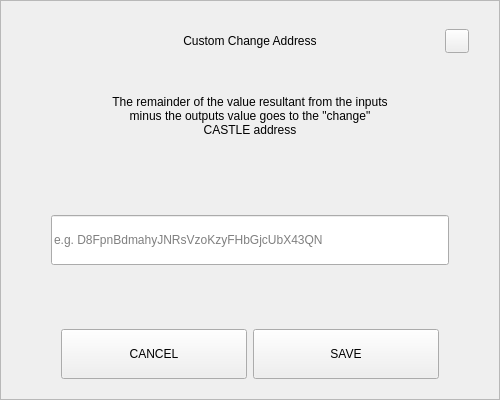
<?xml version="1.0" encoding="UTF-8"?>
<ui version="4.0">
 <class>SendChangeAddressDialog</class>
 <widget class="QDialog" name="SendChangeAddressDialog">
  <property name="geometry">
   <rect>
    <x>0</x>
    <y>0</y>
    <width>500</width>
    <height>400</height>
   </rect>
  </property>
  <property name="windowTitle">
   <string>Dialog</string>
  </property>
  <layout class="QVBoxLayout" name="verticalLayout">
   <property name="spacing">
    <number>0</number>
   </property>
   <property name="leftMargin">
    <number>0</number>
   </property>
   <property name="topMargin">
    <number>0</number>
   </property>
   <property name="rightMargin">
    <number>0</number>
   </property>
   <property name="bottomMargin">
    <number>0</number>
   </property>
   <item>
    <widget class="QFrame" name="frame">
     <property name="styleSheet">
      <string notr="true"/>
     </property>
     <property name="frameShape">
      <enum>QFrame::StyledPanel</enum>
     </property>
     <property name="frameShadow">
      <enum>QFrame::Raised</enum>
     </property>
     <layout class="QVBoxLayout" name="verticalLayout_2" stretch="0,0,0,0,0,0,0">
      <property name="spacing">
       <number>0</number>
      </property>
      <property name="leftMargin">
       <number>30</number>
      </property>
      <property name="topMargin">
       <number>20</number>
      </property>
      <property name="rightMargin">
       <number>30</number>
      </property>
      <property name="bottomMargin">
       <number>20</number>
      </property>
      <item>
       <layout class="QHBoxLayout" name="horizontalLayout_3">
        <property name="spacing">
         <number>0</number>
        </property>
        <item>
         <spacer name="horizontalSpacer_2">
          <property name="orientation">
           <enum>Qt::Horizontal</enum>
          </property>
          <property name="sizeHint" stdset="0">
           <size>
            <width>40</width>
            <height>20</height>
           </size>
          </property>
         </spacer>
        </item>
        <item>
         <widget class="QLabel" name="labelTitle">
          <property name="minimumSize">
           <size>
            <width>0</width>
            <height>40</height>
           </size>
          </property>
          <property name="maximumSize">
           <size>
            <width>16777215</width>
            <height>40</height>
           </size>
          </property>
          <property name="styleSheet">
           <string notr="true">padding-left:24px;</string>
          </property>
          <property name="text">
           <string>Custom Change Address</string>
          </property>
          <property name="alignment">
           <set>Qt::AlignCenter</set>
          </property>
          <property name="margin">
           <number>7</number>
          </property>
         </widget>
        </item>
        <item>
         <spacer name="horizontalSpacer">
          <property name="orientation">
           <enum>Qt::Horizontal</enum>
          </property>
          <property name="sizeHint" stdset="0">
           <size>
            <width>40</width>
            <height>20</height>
           </size>
          </property>
         </spacer>
        </item>
        <item>
         <widget class="QPushButton" name="btnEsc">
          <property name="minimumSize">
           <size>
            <width>24</width>
            <height>24</height>
           </size>
          </property>
          <property name="maximumSize">
           <size>
            <width>24</width>
            <height>24</height>
           </size>
          </property>
          <property name="focusPolicy">
           <enum>Qt::NoFocus</enum>
          </property>
          <property name="text">
           <string/>
          </property>
         </widget>
        </item>
       </layout>
      </item>
      <item>
       <spacer name="verticalSpacer_2">
        <property name="orientation">
         <enum>Qt::Vertical</enum>
        </property>
        <property name="sizeType">
         <enum>QSizePolicy::Fixed</enum>
        </property>
        <property name="sizeHint" stdset="0">
         <size>
          <width>20</width>
          <height>20</height>
         </size>
        </property>
       </spacer>
      </item>
      <item alignment="Qt::AlignHCenter">
       <widget class="QLabel" name="labelMessage">
        <property name="minimumSize">
         <size>
          <width>0</width>
          <height>70</height>
         </size>
        </property>
        <property name="text">
         <string>The remainder of the value resultant from the inputs minus the outputs value goes to the &quot;change&quot; CASTLE address</string>
        </property>
        <property name="alignment">
         <set>Qt::AlignCenter</set>
        </property>
        <property name="wordWrap">
         <bool>true</bool>
        </property>
       </widget>
      </item>
      <item>
       <spacer name="verticalSpacer_3">
        <property name="orientation">
         <enum>Qt::Vertical</enum>
        </property>
        <property name="sizeHint" stdset="0">
         <size>
          <width>20</width>
          <height>40</height>
         </size>
        </property>
       </spacer>
      </item>
      <item>
       <layout class="QHBoxLayout" name="horizontalLayout_2">
        <property name="spacing">
         <number>0</number>
        </property>
        <property name="leftMargin">
         <number>20</number>
        </property>
        <property name="rightMargin">
         <number>20</number>
        </property>
        <item>
         <widget class="QLineEdit" name="lineEditAddress">
          <property name="minimumSize">
           <size>
            <width>0</width>
            <height>50</height>
           </size>
          </property>
          <property name="placeholderText">
           <string notr="true">e.g. D8FpnBdmahyJNRsVzoKzyFHbGjcUbX43QN</string>
          </property>
         </widget>
        </item>
       </layout>
      </item>
      <item>
       <spacer name="verticalSpacer">
        <property name="orientation">
         <enum>Qt::Vertical</enum>
        </property>
        <property name="sizeHint" stdset="0">
         <size>
          <width>20</width>
          <height>40</height>
         </size>
        </property>
       </spacer>
      </item>
      <item>
       <layout class="QHBoxLayout" name="horizontalLayout" stretch="2,2">
        <property name="spacing">
         <number>6</number>
        </property>
        <property name="leftMargin">
         <number>30</number>
        </property>
        <property name="rightMargin">
         <number>30</number>
        </property>
        <item>
         <widget class="QPushButton" name="btnCancel">
          <property name="minimumSize">
           <size>
            <width>180</width>
            <height>50</height>
           </size>
          </property>
          <property name="focusPolicy">
           <enum>Qt::NoFocus</enum>
          </property>
          <property name="text">
           <string>CANCEL</string>
          </property>
         </widget>
        </item>
        <item>
         <widget class="QPushButton" name="btnSave">
          <property name="minimumSize">
           <size>
            <width>180</width>
            <height>50</height>
           </size>
          </property>
          <property name="focusPolicy">
           <enum>Qt::NoFocus</enum>
          </property>
          <property name="text">
           <string>SAVE</string>
          </property>
         </widget>
        </item>
       </layout>
      </item>
     </layout>
    </widget>
   </item>
  </layout>
 </widget>
 <resources/>
 <connections/>
</ui>
